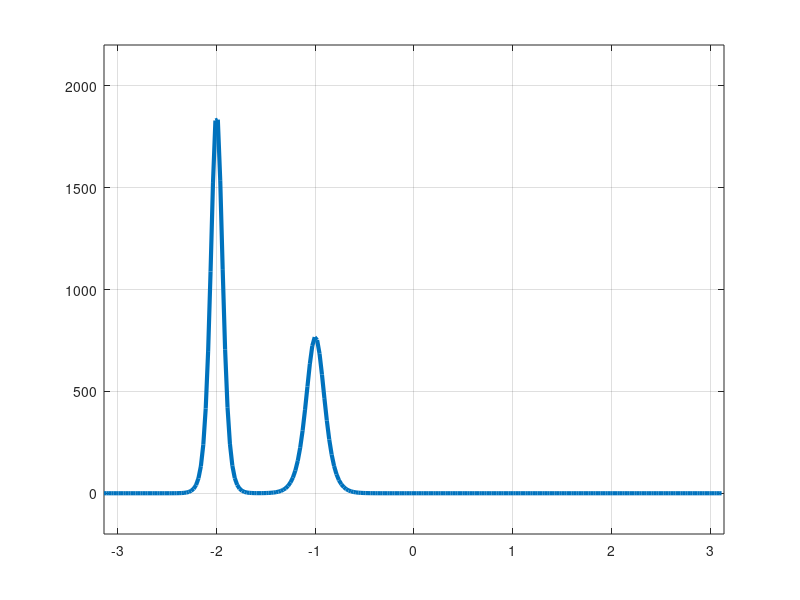

This figure's MATLAB source: (Note: this script raises an error after producing the figure.)
% kdv.m - Solve KdV equation by Fourier spectral/ETDRK4 scheme
%         A.-K. Kassam and L. N. Trefethen 4/03
%
% This code solves the Korteweg-de Vries eq. u_t+uu_x+u_xxx=0
% with periodic BCs on [-pi,pi]
% Small modifications made by A. Donev

% Set up grid and two-soliton initial data:
N = 256; % Number of points in the grid
x = (2*pi/N)*(-N/2:N/2-1)'; % Grid of points

% Choose initial condition to start from:
if(1) % Start with a superposition of two solitons
  A = 25; B = 16;
  u = 3*A^2*sech(.5*(A*(x+2))).^2+3*B^2*sech(.5*(B*(x+1))).^2;
  h = 1e-6; % time step
  T = 0.005; % Maximum time to solve to
  ylimits=[-200 2200]; % Limits for the y axes
else % Start with a simple smooth function
  u = sin(x);
  h = 1e-3;
  T = 10; % Time to evolve to
  ylimits=[-2 2];
end  

figure(1); clf
p = plot(x,u,'linewidth',3);
xlim([-pi pi])
ylim(ylimits);
grid on

% ---------------------------------------------------------
% Now actually solve the PDE using a pseudo-spectral (Fourier series-based)
% method and a special temporal integrator developed by Kassam & Trefethen

% Precompute ETDRK4 scalar quantities (Kassam-Trefethen):
k = [0:N/2-1 0 -N/2+1:-1]';             % wave numbers
L = 1i*k.^3;                            % Fourier multipliers
E = exp(h*L); E2 = exp(h*L/2);
M = 64;                                 % no. pts for complex means
r = exp(2i*pi*((1:M)-0.5)/M);           % roots of unity
LR = h*L(:,ones(M,1))+r(ones(N,1),:);
Q  = h*mean(                  (exp(LR/2)-1)./LR   ,2);
f1 = h*mean((-4-LR+exp(LR).*(4-3*LR+LR.^2))./LR.^3,2);
f2 = h*mean(    (4+2*LR+exp(LR).*(-4+2*LR))./LR.^3,2);
f3 = h*mean((-4-3*LR-LR.^2+exp(LR).*(4-LR))./LR.^3,2);
g = -.5i*k;

% Time-stepping by ETDRK4 formula (Cox-Matthews):
set(gcf,'doublebuffer','on')
disp('press <return> to begin'), pause  % wait for user input
t = 0; step = 0; v = fft(u);
while t+h/2 < T
 step = step+1;
 t = t+h;
 Nv = g.*fft(real(ifft(v)).^2);
 a = E2.*v+Q.*Nv;        Na = g.*fft(real(ifft(a)).^2);
 b = E2.*v+Q.*Na;        Nb = g.*fft(real(ifft(b)).^2);
 c = E2.*a+Q.*(2*Nb-Nv); Nc = g.*fft(real(ifft(c)).^2);
 v = E.*v+(Nv.*f1+(Na+Nb).*f2+Nc.*f3);
 if mod(step,25)==0 % Plot every 25 steps
   u = real(ifft(v)); set(p,'ydata',u)
   title(sprintf('t = %7.5f',t),'fontsize',18), drawnow
 end
end

